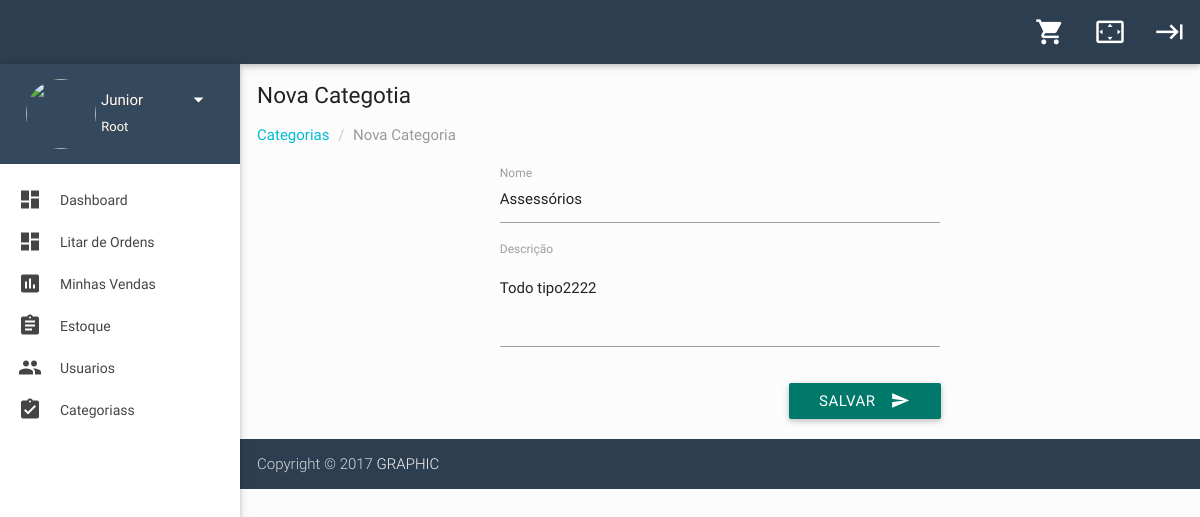
Page /categorias/detalhar-categoria/1 (signed in) on the committed database.
### accounts/models.py (models this page shows, shortened)
class User(AbstractBaseUser, PermissionsMixin):
    ROOT = 0
    ADM = 1
    SALESMAN = 2
    CUSTOMER = 3
    TYPES = (
        (ROOT, 'Root'),
        (ADM, 'Administrador'),
        (SALESMAN, 'Vendedor'),
        (CUSTOMER, 'Cliente')
    )
    ACTIVATED = 0
    DISABLED = 1
    BLOCKED = 2
    STATUS = (
        (ACTIVATED, 'activated'),
        (DISABLED, 'disabled'),
        (BLOCKED, 'blocked'),
    )
    PADRAO = 0
    CAMPO = 1
    VINHO = 2
    THEMES = (
        (PADRAO, 'padrao'),
        (CAMPO, 'campo'),
        (VINHO, 'vinho')
    )
    name = models.CharField('Nome', max_length=150)
    email = models.EmailField('Email', unique=True)
    phone = models.CharField('Telefone', max_length=40, null=True)
    status = models.IntegerField('Status', choices=STATUS, default=ACTIVATED)
    username = models.CharField('Usuário', max_length=30, unique=True, validators=[
    validators.RegexValidator(
        re.compile('^[\w.@+-]+$'),
            'Informe o nome de usuário válido',
            'Este valor deve conter apenas letras, números '
            'e os caracteres: @/./+/-/_ .',
            'Inválido'
            )
        ], help_text='Um nome curto que será usado para identificá-lo de forma única no sistema'
    )
    avatar = models.CharField('Foto', max_length=350, default='https://res.cloudinary.com/graphic/image/upload/v1510588337/User/user-default.jpg')
    theme = models.IntegerField('Tema', choices=THEMES, default=PADRAO)
    nivel = models.IntegerField('Nível', choices=TYPES, default=CUSTOMER)
    is_staff = models.BooleanField('Equipe', default=False)
    is_active = models.BooleanField('Ativo', default=True)
    USERNAME_FIELD = 'username'
    REQUIRED_FIELDS = ['email', 'name']
    objects = UserManager()
    class Meta:
        verbose_name = 'Usuário'
        verbose_name_plural = 'Usuários'
        ordering = ['name']
    def __str__(self):
        return self.name

### categories/models.py (models this page shows, shortened)
class Category(models.Model):
    name = models.CharField('Nome', max_length=30)
    description = models.TextField('Descrição')
    class Meta:
        verbose_name = 'Categoria'
        verbose_name_plural = 'Categorias'
        ordering = ['name']

### categories/views.py (the view, shortened to what this page needs)
class DetailCategoryView(LoginRequiredMixin, IsRootOrAdm, DetailView):
    model = Category
    form_class = CreateCategoryForm
    context_object_name = 'category'
    template_name = 'dashboard/detail.html'
    def get_context_data(self, **kwargs):
        context = super(DetailCategoryView, self).get_context_data(**kwargs)
        context['form'] = CreateCategoryForm(self.request.POST or None, instance=context['category'])
        return context

### categories/forms.py
class CreateCategoryForm(forms.ModelForm):
    class Meta:
        model = Category
        fields = ['name', 'description']

### accounts/polices.py (called while the page is built)
    def dispatch(self, request, *args, **kwargs):
        if not (request.user.nivel == 0 or request.user.nivel == 1):
            return redirect('store:dashboard')
        return super(IsRootOrAdm, self).dispatch(request, *args, **kwargs)

### categories/templates/dashboard/detail.html (shortened to what this page needs)
{% extends "dashboard/base.html" %}
{% load widget_tweaks %}
{% load static %}
{% block content %}
<div class="row">
  <div class="col s12 m12 l12">
    <h5 class="breadcrumbs-title">Nova Categotia</h5>
    <ol class="breadcrumb">
      <li>
        <a href="{% url 'categories:list_categories' %}">Categorias</a>
      </li>
      <li class="active">Nova Categoria</li>
    </ol>
  </div>
  <div class="col s12 m12 ">
    <div class="row">
      <div class="col s12 m6 l12">
        <form method="POST" class="col s12">
          <div class="row">
            <div class="input-field col s12 m6 l6 offset-l3">
              {% render_field form.name class="validate"  %}
              <label for="{{form.name.auto_id}}">{{form.name.label}}</label>
            </div>
            <div class="input-field col s12 m6 l6 offset-l3">
              {% render_field form.description class="materialize-textarea"  %}
              <label for="{{form.description.auto_id}}">{{form.description.label}}</label>
            </div>
          </div>
          <div class="row">
            <div class="input-field col s12 l6 offset-l3">
              <button class="btn teal darken-2 waves-effect waves-light right" type="submit" name="action">Salvar
                <i class="mdi-content-send right"></i>
              </button>
            </div>
          </div>
        </form>
    </div>
  </div>
</div>
{% endblock %}

### core/dashboard/sidebar.html (shortened to what this page needs)
<aside id="left-sidebar-nav">
  <ul id="slide-out" class="side-nav fixed leftside-navigation">
    <li class="user-details">
      <div class="row">
        <div class="col col s4 m4 l4">
          <img src="{{user.avatar}}" alt="" class="circle osgeni-img-profile valign profile-image">
        </div>
        <div class="col col s8 m8 l8">
          <a class="btn-flat dropdown-button waves-effect waves-light white-text profile-btn" href="#" data-activates="profile-dropdown">
            {{user}}
            <i class="mdi-navigation-arrow-drop-down right"></i>
          </a>
          <p class="user-roal">{{user.get_nivel_display}}</p>
        </div>
      </div>
    </li>
    {% if user.nivel == 0 or user.nivel == 1 %}
    <li class="bold {% if request.resolver_match.url_name == 'dashboard' %} active {% endif %}">
      <a href="{% url 'store:dashboard' %}" class="waves-effect waves-cyan">
        <i class="mdi-action-dashboard"></i> Dashboard
      </a>
    </li>
    <li class="bold {% if request.resolver_match.url_name == 'listar-ordens' %} active {% endif %}">
      <a href="{% url 'store:listar-ordens' %}" class="waves-effect waves-cyan">
        <i class="mdi-action-dashboard"></i> Litar de Ordens
      </a>
    </li>
    {% endif %}
    <li class="bold {% if request.resolver_match.url_name == 'minhas-ordens' %} active {% endif %}">
      <a href="{% url 'store:minhas-ordens' %}" class="waves-effect waves-cyan">
        <i class="mdi-action-assessment"></i> Minhas Vendas
      </a>
    </li>
    <li class="bold {% if request.resolver_match.url_name == 'list_product' %} active {% endif %}">
      <a href="{% url 'products:list_product' %}" class="waves-effect waves-cyan">
        <i class="mdi-action-assignment"></i> Estoque
      </a>
    </li>
  {% if user.nivel == 0 or user.nivel == 1 %}
    <li class="bold {% if request.resolver_match.url_name == 'list_user' %} active {% endif %}">
      <a href="{% url 'accounts:list_user' %}" class="waves-effect waves-cyan">
        <i class="mdi-social-group"></i> Usuarios
      </a>
    </li>
    <li class="bold {% if request.resolver_match.url_name == 'list_categories' %} active {% endif %}">
      <a href="{% url 'categories:list_categories'%}" class="waves-effect waves-cyan">
        <i class="mdi-action-assignment-turned-in"></i> Categoriass
      </a>
    </li>
  {% endif %}
  </ul>
</aside>

### core/static/css/style.css (style rules this page uses)
body { background-color: #fcfcfc; }
#content .container .row { margin-bottom: 0; }
ul.side-nav.fixed { top: 64px; }
.side-nav a { line-height: 42px; height: 42px; }
#left-sidebar-nav { position: fixed; width: 100px; left: 180px; z-index: 999; height: auto; }
#slide-out li a i { line-height: inherit; width: 2rem; font-size: 1.6rem; display: block; float: left; text-align: center; margin-right: 1rem; }
ul.side-nav li { padding: 0; }
ul.side-nav.fixed { overflow: hidden; }
ul.side-nav.fixed li { line-height: 44px; }
ul.side-nav.fixed li a { font-size: 14px; font-weight: 400; }
ul.side-nav.fixed li.user-details { background-color: #34495e !important; width: 100%; height: 100px; margin-bottom: 15px; padding: 15px 0px 0px 15px; }
.user-details .row { margin: 0; }
ul.side-nav.fixed .profile-btn { margin: 0; text-transform: capitalize; padding: 0; text-shadow: 1px 1px 1px #444; font-size: 15px; }
.user-roal { color: #fff; margin-top: -16px; font-size: 13px; text-shadow: 1px 1px 1px #444; }
.bold > a { font-weight: bold; }
.breadcrumb { padding: 0px; margin: 15px 0px; list-style: none; }
.breadcrumbs-title { font-size: 1.5rem; line-height: 1.804rem; margin: 18px 0px 0px 0px; }
.breadcrumb > li { display: inline-block; }
.breadcrumb a { color: #00bcd4; }
.breadcrumb .active { font-weight: normal; color: #999; }
.breadcrumb > li + li:before { padding: 0 5px; color: #ccc; content: "/\00a0"; }

### core/static/css/custom.css (style rules this page uses)
.osgeni-img-profile { width: 70px !important; height: 70px !important; }

### rows in the picture
User: name "Junior", nivel "Root"
Category: name "Assessórios", description "Todo tipo2222"
